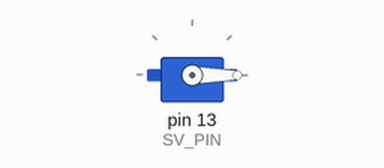
Simulated run of this sketch. Board: Arduino Uno, built with avr-gcc and run on an emulated ATmega328P. On the bench: servo.

Above: at 0.05 s.
At 4.0 s:
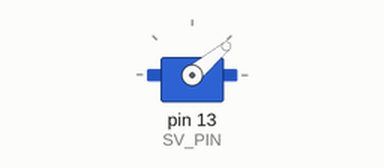
Timing chart, 0 to 5.2 s (numbered marks = the images above):
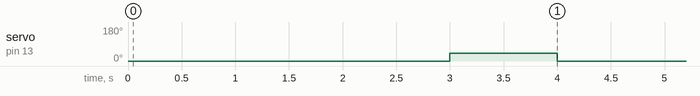

Measured:
- by itself, servo on pin 13 (SV_PIN): alternates 40° for 1.0 s and 0° for 3.0 s

The sketch:

sketch_sep27a.ino
```cpp
#include <Servo.h>      // Servoライブラリの読み込み

Servo myservo;          // Servoオブジェクトの宣言
const int SV_PIN = 13;   // サーボモーターをデジタルピン7に

void setup(){

  myservo.attach(SV_PIN);  // サーボの割当(パルス幅500~2400msに指定)

}

void loop(){

  myservo.write(0);    // サーボモーターを0度の位置まで動かす
  delay(3000);

  myservo.write(40);   // サーボモーターを90度の位置まで動かす
  delay(1000);

}
```
